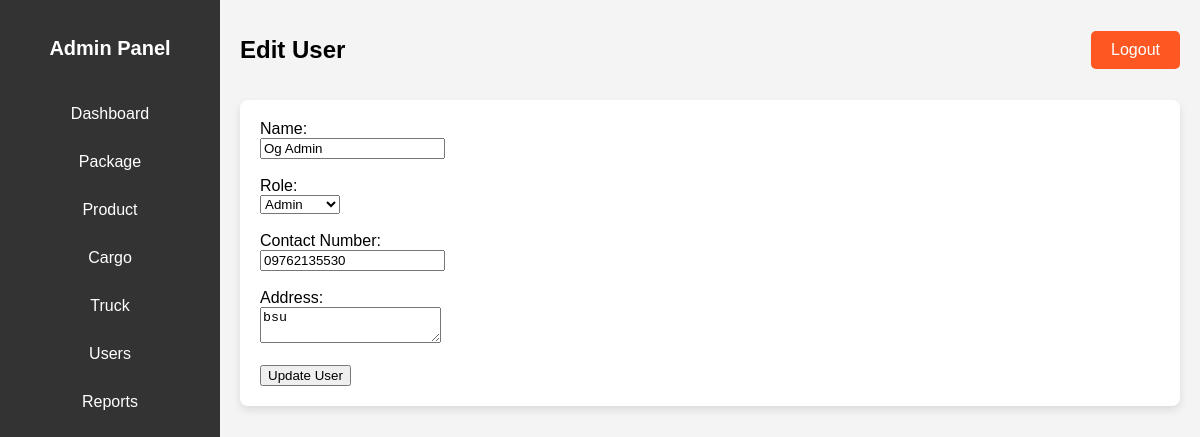
Screenshot of /edit_user.php?id=4 with the database file from the repository.
### tables this page shows
CREATE TABLE `users` (
  `user_id` int(11) NOT NULL,
  `name` varchar(100) NOT NULL,
  `username` varchar(100) NOT NULL,
  `password` varchar(255) NOT NULL,
  `role` enum('admin','driver','customer') NOT NULL,
  `contact_number` varchar(15) DEFAULT NULL,
  `address` text DEFAULT NULL
);

### edit_user.php (the view, shortened to what this page needs)
<?php
include 'config.php';
if (isset($_GET['id'])) {
    $user_id = $_GET['id'];
    $sql = "SELECT * FROM users WHERE user_id = '$user_id'";
    $result = mysqli_query($conn, $sql);
    $user = mysqli_fetch_assoc($result);
}
?>
<!DOCTYPE html>
<html lang="en">
<head>
    <link rel="stylesheet" href="style.css">
</head>
<body>
    <div class="dashboard-container">
        <div class="sidebar">
            <h2>Admin Panel</h2>
            <ul class="sidebar-links">
                <li><a href="admin_dashboard.php" class="sidebar-btn">Dashboard</a></li>
                <li><a href="package.php" class="sidebar-btn">Package</a></li>
                <li><a href="product.php" class="sidebar-btn">Product</a></li>
                <li><a href="cargo.php" class="sidebar-btn">Cargo</a></li>
                <li><a href="truck.php" class="sidebar-btn">Truck</a></li>
                <li><a href="users.php" class="sidebar-btn">Users</a></li>
                <li><a href="reports.php" class="sidebar-btn">Reports</a></li>
            </ul>
        </div>
        <div class="main-content">
            <header>
                <h1>Edit User</h1>
                <a href="index.php" class="logout-btn">Logout</a>
            </header>
            <div class="dashboard-main-container">
                <form action="edit_user.php?id=<?php echo $user['user_id']; ?>" method="POST">
                    <label for="name">Name:</label><br>
                    <input type="text" id="name" name="name" value="<?php echo $user['name']; ?>" required><br><br>
                    <label for="role">Role:</label><br>
                    <select id="role" name="role">
                        <option value="admin" <?php echo ($user['role'] == 'admin') ? 'selected' : ''; ?>>Admin</option>
                    </select><br><br>
                    <label for="contact_number">Contact Number:</label><br>
                    <input type="text" id="contact_number" name="contact_number" value="<?php echo $user['contact_number']; ?>" required><br><br>
                    <label for="address">Address:</label><br>
                    <textarea id="address" name="address" required><?php echo $user['address']; ?></textarea><br><br>
                    <input type="submit" value="Update User">
                </form>
            </div>
        </div>
    </div>
</body>
</html>

### style.css (style rules this page uses)
body { font-family: 'Arial', sans-serif; background-color: #f4f4f4; margin: 0; padding: 0; }
.dashboard-container { display: flex; height: 100vh; }
.sidebar { width: 220px; background-color: #333; color: white; padding-top: 20px; }
.sidebar h2 { text-align: center; margin-bottom: 30px; }
.sidebar-links { list-style: none; padding: 0; margin: 0; }
.sidebar-links li { padding: 15px; text-align: center; }
.sidebar-links li a { color: white; text-decoration: none; display: block; font-size: 16px; }
.main-content { flex-grow: 1; padding: 20px; }
header { display: flex; justify-content: space-between; align-items: center; margin-bottom: 20px; }
header h1 { font-size: 24px; }
.logout-btn { padding: 10px 20px; background-color: #ff5722; color: white; text-decoration: none; border-radius: 5px; }
.dashboard-main-container { background-color: white; padding: 20px; border-radius: 8px; box-shadow: 0 4px 8px rgba(0, 0, 0, 0.1); }
h2 { font-size: 20px; margin-bottom: 20px; }

### rows the page displays
users: name "Og Admin", role "Admin", contact_number "09762135530", address "bsu"
